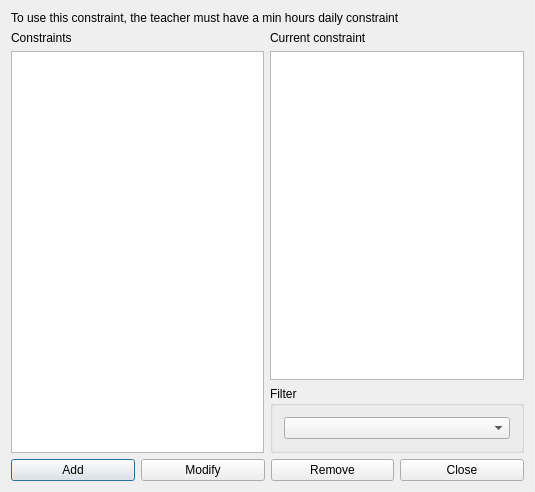
<?xml version="1.0" encoding="UTF-8"?>
<ui version="4.0">
 <class>ConstraintTeacherMinHoursPerMorningForm_template</class>
 <widget class="QDialog" name="ConstraintTeacherMinHoursPerMorningForm_template">
  <property name="geometry">
   <rect>
    <x>0</x>
    <y>0</y>
    <width>535</width>
    <height>492</height>
   </rect>
  </property>
  <property name="windowTitle">
   <string extracomment="This is the title of the dialog in which you see the list of all constraints of this type">Constraints teacher min hours per morning</string>
  </property>
  <layout class="QGridLayout" name="gridLayout_2">
   <item row="0" column="0" colspan="2">
    <widget class="QLabel" name="instructionsLabel">
     <property name="sizePolicy">
      <sizepolicy hsizetype="Minimum" vsizetype="Minimum">
       <horstretch>0</horstretch>
       <verstretch>0</verstretch>
      </sizepolicy>
     </property>
     <property name="text">
      <string>To use this constraint, the teacher must have a min hours daily constraint</string>
     </property>
     <property name="wordWrap">
      <bool>true</bool>
     </property>
    </widget>
   </item>
   <item row="1" column="0" rowspan="2">
    <layout class="QVBoxLayout" name="verticalLayout_2">
     <item>
      <widget class="QLabel" name="constraintsTextLabel">
       <property name="frameShape">
        <enum>QFrame::NoFrame</enum>
       </property>
       <property name="frameShadow">
        <enum>QFrame::Plain</enum>
       </property>
       <property name="text">
        <string>Constraints</string>
       </property>
       <property name="wordWrap">
        <bool>false</bool>
       </property>
      </widget>
     </item>
     <item>
      <widget class="QListWidget" name="constraintsListWidget"/>
     </item>
    </layout>
   </item>
   <item row="1" column="1">
    <layout class="QVBoxLayout" name="verticalLayout">
     <item>
      <widget class="QLabel" name="currentConstraintTextLabel">
       <property name="text">
        <string>Current constraint</string>
       </property>
       <property name="wordWrap">
        <bool>false</bool>
       </property>
      </widget>
     </item>
     <item>
      <widget class="QPlainTextEdit" name="currentConstraintTextEdit"/>
     </item>
    </layout>
   </item>
   <item row="2" column="1">
    <widget class="QGroupBox" name="filterGroupBox">
     <property name="title">
      <string>Filter</string>
     </property>
     <layout class="QGridLayout" name="gridLayout">
      <item row="0" column="0">
       <widget class="QComboBox" name="teachersComboBox"/>
      </item>
     </layout>
    </widget>
   </item>
   <item row="3" column="0" colspan="2">
    <layout class="QHBoxLayout" name="horizontalLayout">
     <item>
      <widget class="QPushButton" name="addConstraintPushButton">
       <property name="text">
        <string>Add</string>
       </property>
      </widget>
     </item>
     <item>
      <widget class="QPushButton" name="modifyConstraintPushButton">
       <property name="text">
        <string>Modify</string>
       </property>
      </widget>
     </item>
     <item>
      <widget class="QPushButton" name="removeConstraintPushButton">
       <property name="text">
        <string>Remove</string>
       </property>
      </widget>
     </item>
     <item>
      <widget class="QPushButton" name="closePushButton">
       <property name="text">
        <string>Close</string>
       </property>
      </widget>
     </item>
    </layout>
   </item>
  </layout>
 </widget>
 <layoutdefault spacing="6" margin="11"/>
 <resources/>
 <connections/>
</ui>
